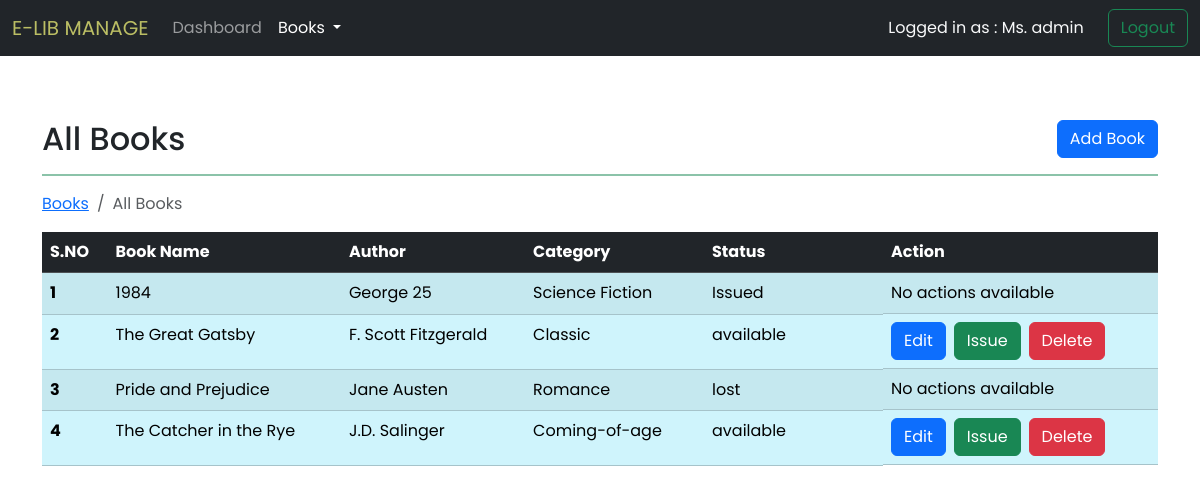
/admin/index.php?page=all-books (signed in), run on the app's committed database.
### tables this page shows
CREATE TABLE `books` (
  `book_id` int(11) NOT NULL,
  `title` varchar(255) NOT NULL,
  `author` varchar(150) NOT NULL,
  `genre` varchar(50) NOT NULL,
  `status` enum('available','checkedout','lost') NOT NULL DEFAULT 'available'
);

### admin/functions.php (called while the page is built, shortened)
<?php
function getAllBooks(){
    include '../db.php';
    $query = "SELECT * FROM books";
    $result=mysqli_query($conn,$query);
    if(!$result){
        die("Query Failed");
    }
    else{
        $books = array();
        while($row = mysqli_fetch_assoc($result)){
            $row['status']=='checkedout'?$row['status']='Issued':$row['status']=$row['status'];
            array_push($books,$row);
        }
        return $books;
    }
}
?>

### admin/all-books.php (the view, shortened to what this page needs)
<div class="container">
<div class="d-flex justify-content-between">
    <h2 class="text-center mb-0">All Books</h2>
    <a href="add-book.php" class="btn btn-primary">Add Book</a>
</div>
<hr class="border border-success border-1 opacity-50">
<nav aria-label="breadcrumb">
  <ol class="breadcrumb">
    <li class="breadcrumb-item"><a href="/library-management-system/admin/index.php?page=all-books">Books</a></li>
    <li class="breadcrumb-item active" aria-current="page">All Books</li>
  </ol>
</nav>
<?php
    if(count($all_books)==0){
        echo "<h3 class='text-center'>No Books Found</h3>";
    }
    else{
?>
<div class="table-responsive">
    <table class="table table-hover table-info table-striped">
        <thead class="table-dark">
            <tr>
                <th scope="col">S.NO</th>
                <th scope="col">Book Name</th>
                <th scope="col">Author</th>
                <th scope="col">Category</th>
                <th scope="col">Status</th>
                <th scope="col">Action</th>
            </tr>
        </thead>
        <tbody>
            <?php
            $count=1;
                foreach($all_books as $book){
            ?>
            <tr>
                <th scope="row"><?php echo $count; $count++; ?></th>
                <td><?php echo $book['title']; ?></td>
                <td><?php echo $book['author']; ?></td>
                <td><?php echo $book['genre']; ?></td>
                <td><?php echo $book['status']; ?></td>
                <td class="d-flex flex-wrap gap-2">
                    <?php
                        if($book['status']=='available'){
                            ?>
                    <a href="edit-book.php?book_id=<?php echo $book['book_id']?>" class="btn btn-primary">Edit</a>
                    <a href="issue-book.php?book_id=<?php echo $book['book_id']?>" class="btn btn-success">Issue</a>
                    <form action="<?php echo $_SERVER['PHP_SELF'].'?page=all-books'?>" method="post">
                        <button type='submit' name="delete" class="btn btn-danger">Delete</button>
                    </form>
                    <?php
                        }
                        else{
                    ?>
                        No actions available
                    <?php
                        }
                    ?>
                </td>
            </tr>
            <?php
                }
            ?>
        </tbody>
    </table>
</div>
<?php
    }
?>
</div>

### admin/index.php (shortened to what this page needs)
<?php
    include 'functions.php';
    if(isset($_GET['page'])){
        if($_GET['page']==='home'){
            $dashboard_info=getDashboardInfo();
        }
        else if($_GET['page']==='all-books'){
            $all_books=getAllBooks();
        }
        else if($_GET['page']==='issued-books'){
            $issued_books=getIssuedBooks();
        }
    }
    else{
        $dashboard_info=getDashboardInfo();
    }
?>
<!DOCTYPE html>
<html lang="en">
<head>
    <link href="https://cdn.jsdelivr.net/npm/bootstrap@5.3.3/dist/css/bootstrap.min.css" rel="stylesheet">
</head>
<body>
    <?php
        include '_navbar.php';
    ?>
    <main>
        <div class="alertbox mb-1" style='min-height: 60px;'>
        </div>
        <?php
            if(isset($_GET['page'])){
                if($_GET['page']==='home'){
                    include 'home.php';
                }
                else if($_GET['page']==='all-books'){
                    include 'all-books.php';
                }
                else if($_GET['page']==='issued-books'){
                    include 'issued-books.php';
                }
            }
            else{
                include 'home.php';
            }
        ?>
    </main>
</body>
</html>

### admin/_navbar.php (shortened to what this page needs)
<nav class="navbar navbar-expand-lg navbar-dark bg-dark sticky-top" data-bs-theme="dark">
    <div class="container-fluid">
        <a class="navbar-brand" href="/library-management-system/admin/index.php?page=home" style='color: #BBBE64; white-space:wrap'>E-LIB MANAGE</a>
        <div class="collapse navbar-collapse" id="navbarSupportedContent">
        <ul class="navbar-nav me-auto mb-2 mb-lg-0">
            <li class="nav-item">
                <a class="nav-link <?php if(!isset($_GET['page']) || $_GET['page']==='home') echo "link-active"; ?>" aria-current="page" href="/library-management-system/admin/index.php?page=home">Dashboard</a>
            </li>
            <li class="nav-item dropdown">
                <a class="nav-link dropdown-toggle <?php if(isset($_GET['page'])&&$_GET['page']!='home' && $_GET['page']!='settings') echo "link-active"; ?>" href="#" role="button" data-bs-toggle="dropdown" aria-expanded="false">
                    Books
                </a>
            </li>
        </ul>
        <div class='d-flex align-items-center'>
            <p class="admin-name m-0 me-4 text-light">Logged in as : <?php echo $_SESSION['username']; ?></p>
            <button type="button" class="btn btn-outline-success"><a class="nav-link" href="logout.php">Logout</a></button>
        </div>
        </div>
    </div>
</nav>

### admin/index.php (style rules this page uses)
* { font-family: "Poppins", sans-serif; }
.link-active { color: white !important; }
table th { text-wrap: nowrap !important; }
table th:not(:nth-child(1)) { min-width: 150px !important; }

### data on the page
books: title "1984", author "George 25", genre "Science Fiction", status "Issued", shows "No actions available"
books: title "The Great Gatsby", author "F. Scott Fitzgerald", genre "Classic", status "available"
books: title "Pride and Prejudice", author "Jane Austen", genre "Romance", status "lost", shows "No actions available"
books: title "The Catcher in the Rye", author "J.D. Salinger", genre "Coming-of-age", status "available"

### other printed values
$_SESSION['username'] "Ms. admin"
